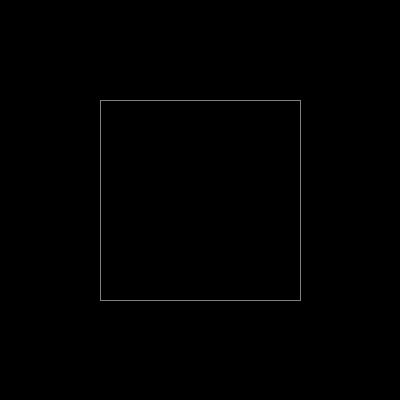
Frame 1 (no input)
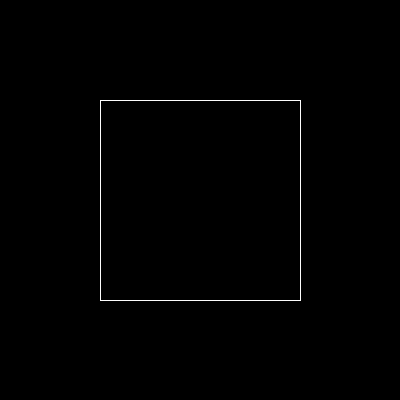
Frame 60 (the mouse pressed at the canvas centre just before this capture)
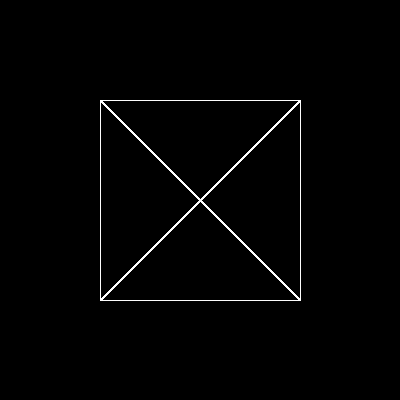
Frame 120 (the mouse held since frame 60 and released just before this capture)

The Processing sketch that drew these frames (run headless with seeded random() and noise(); from frame 60 on, the mouse is pressed at the canvas centre):

// Processing sketch: processing_86724
// ── processing_86724.pde

// Homework 3
// © Joseph Oak 2013

void setup() {
  
  size(400,400);
  background(0);
  smooth();
  frameRate(30);
  
}

void draw() {
  
  noFill();
  stroke(255);
  strokeWeight(.5);
  rect(100, 100, 200, 200);

  // Lines
  if (mousePressed == true) {
    stroke(255);
    strokeWeight(.75);
    line(100, 100, mouseX, mouseY);
    line(width - 100, 100, mouseX, mouseY);
    line(width - 100, height - 100, mouseX, mouseY);
    line(100, height - 100, mouseX, mouseY);
  }
  
}
